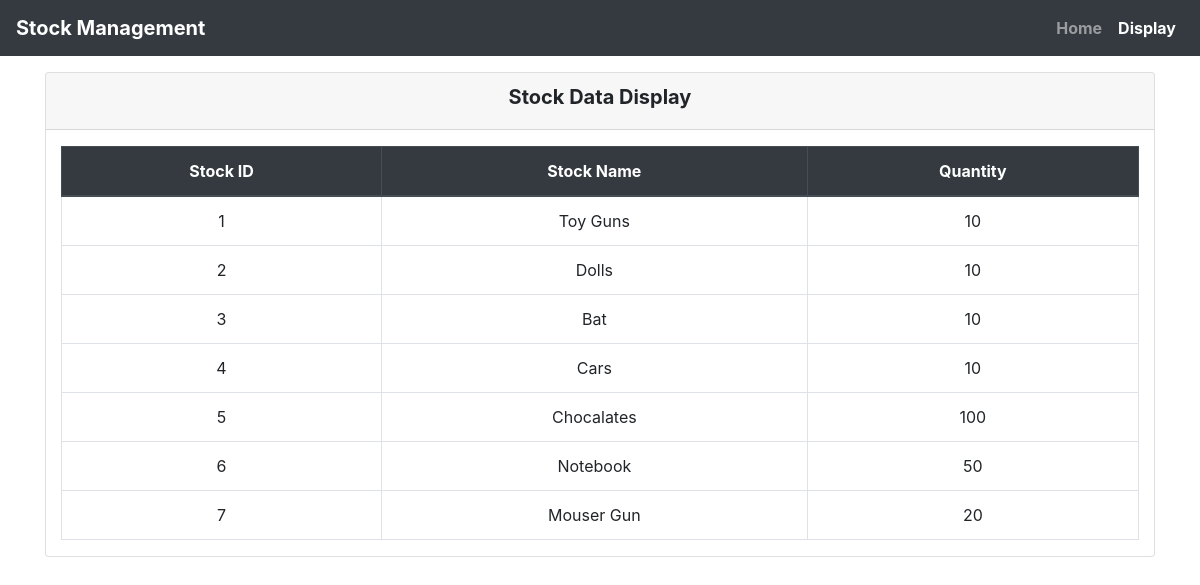
The page /display/ on the database as committed earlier.
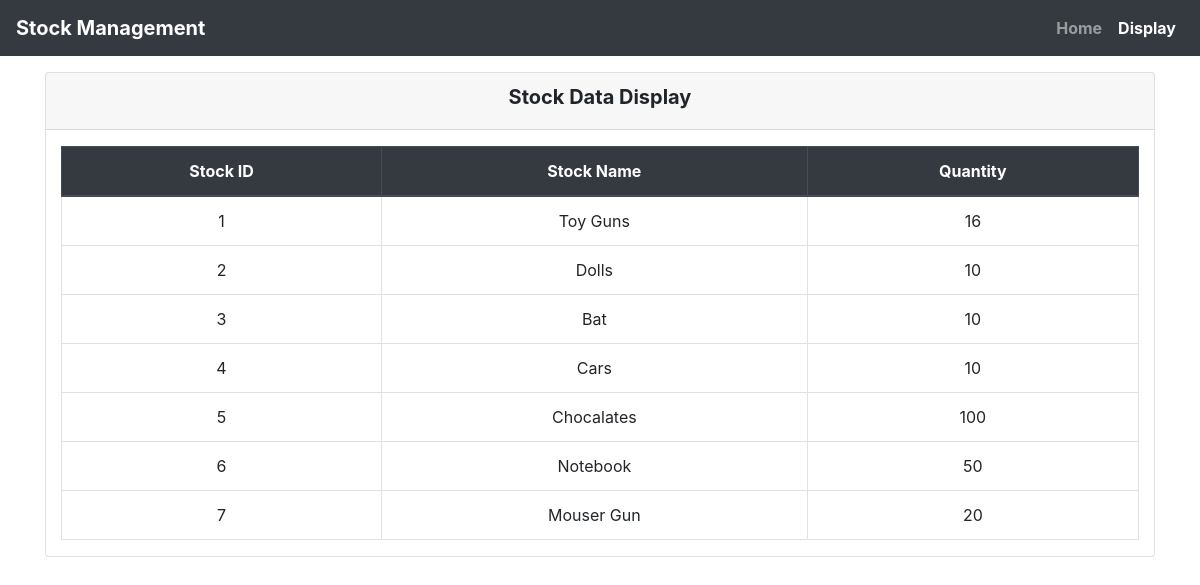
The same page on the database as committed later.
### app/models.py (models this page shows)
class Stock(models.Model):
    sid = models.AutoField(primary_key=True)
    sname = models.CharField(max_length=200)
    quant = models.IntegerField()

### app/views.py (the view)
# urls.py: path('display/', views.show, name='display')
def show(req):
    shelf = Stock.objects.all()
    return render(req, 'display.html', {'shelf': shelf})

### app/templates/display.html (shortened to what this page needs)
{% load static %}
<!DOCTYPE html>
<html lang="en">
<head>
    <link rel="stylesheet" href="{% static 'bootstrap/css/bootstrap.css' %}">
</head>
<body>
<main>
    <nav class="navbar navbar-expand-lg navbar-dark bg-dark text-center font-weight-bolder">
        <a class="navbar-brand text-center" href="#">Stock Management</a>
        <div class="collapse navbar-collapse " id="navbarSupportedContent">
            <ul class="navbar-nav ml-auto ">
                <li class="nav-item ">
                    <a class="nav-link" href="{% url 'index' %}">Home </a>
                </li>
                <li class="nav-item active">
                    <a class="nav-link" href="{% url 'display' %}">Display </a>
                </li>
            </ul>
        </div>
    </nav>
    <article class="container mt-3">
        <div class="card">
            <div class="card-header">
                <h5 class="text-center font-weight-bolder">Stock Data Display</h5>
            </div>
            <div class="container-fluid mx-auto mt-3">
                <table class="table table-bordered table-hover table-responsive-lg table-responsive-md table-responsive-sm">
                    <thead class="thead-dark text-center">
                    <tr>
                        <th>Stock ID</th>
                        <th>Stock Name</th>
                        <th>Quantity</th>
                    </tr>
                    </thead>
                    <tbody class="m-auto text-center">
                    {% for data in shelf %}
                        <tr>
                            <td>{{ data.sid }}</td>
                            <td>{{ data.sname }}</td>
                            <td>{{ data.quant }}</td>
                        </tr>
                    {% endfor %}
                    </tbody>
                </table>
            </div>
        </div>
    </article>
</main>
</body>
</html>

Rows that differ between the two databases and show on the page:
changed Stock "Toy Guns": quant "10" → "16"
